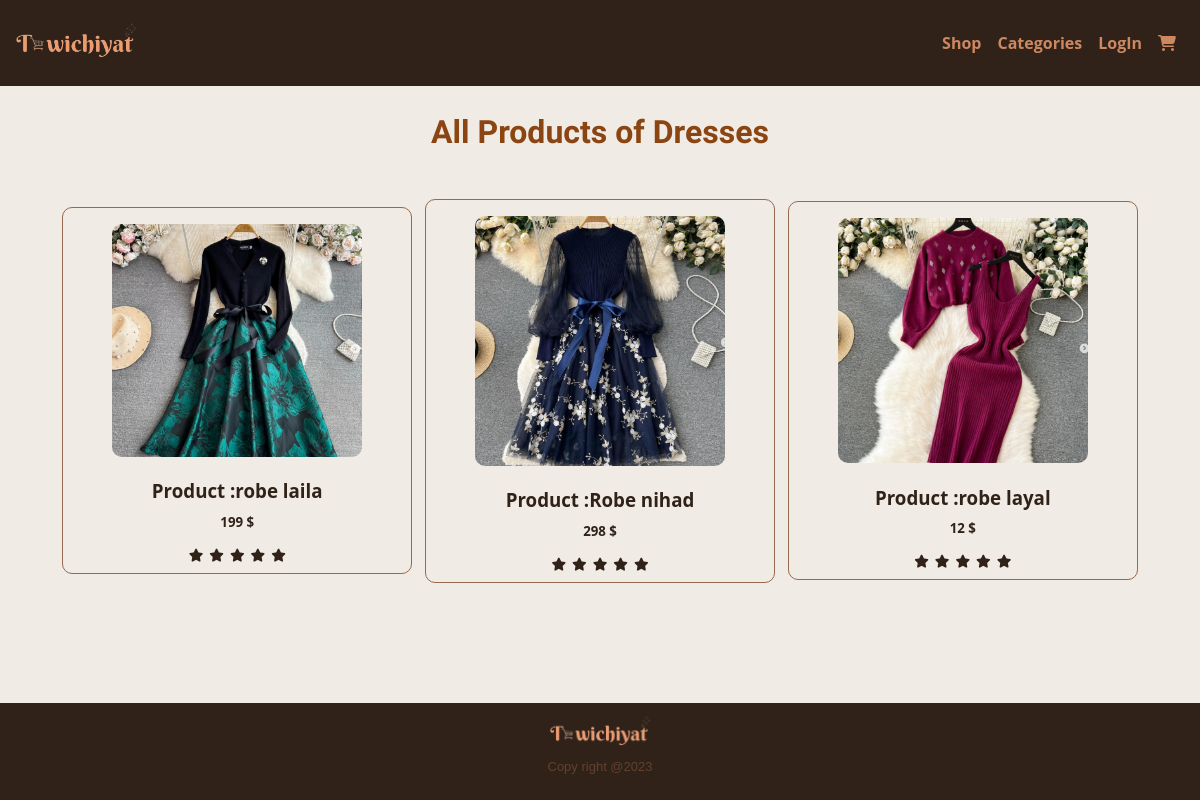
The app's page /Store/product_category/1/ with its own data.
### Store/models.py (models this page shows)
class Collection(models.Model):
    name = models.CharField(max_length=25)
    image_col= models.ImageField(default='default.png',blank=True)
    slugC =  models.SlugField(max_length=50,default=None)
    def __str__(self):
        return self.name

### vendor_dashboard/models.py (models this page shows, shortened)
class Product(models.Model):
    name = models.CharField(max_length=25,default='Anonymous Product')
    type_p = models.CharField(max_length=25)
    price = models.IntegerField()
    size = models.CharField(max_length=4)
    color = models.CharField(max_length=25)
    description = models.TextField(max_length=400)
    image = models.ImageField(default='default.png', blank=True)
    date = models.DateTimeField(default=datetime.datetime.now, editable=False)
    quantity = models.IntegerField(default=1)
    author = models.ForeignKey(User , null=True, on_delete=models.CASCADE)
    status = models.CharField(max_length=14 , default="Available")
    def __str__(self):
        return self.name

### Store/views.py (the view)
# urls.py: path('product_category/<int:category_id>/',views.product_category,name='product_category'),
def product_category(request, category_id):
    category = get_object_or_404(Collection, id=category_id)
    print(category)
    products = Product.objects.filter(type_p=category)
    print(products)
    return render(request, 'Store/productByCategory.html', {'products': products, 'category': category})

### Store/context_processors.py (called while the page is built)
def collectionslist(request):
    return {'collectionslist':Collection.objects.filter()}

### userP/context_processors.py (called while the page is built)
def profiles(request):
    return {'profiles':Profile.objects.all()}

### Store/templates/Store/productByCategory.html (shortened to what this page needs)
{% extends 'base_layout.html' %}
{%load static %}
{% block content %}
		<h2 class="shop-titles">All Products of  {{ category }}</h2>
		<section class="new-products-list margin">
			{% for product in products %}
				<a class="product override"  onclick="showProductModal('{{ product.name }}', '{{ product.price }}', '{{ product.image.url }}','{{ product.quantity }}','{{ product.description }}','{{ product.size }}',{{ product.id }})">
						<img src="{{ product.image.url }}"  alt="product image ">
						<h3>Product :{{ product.name}}</h3>
						<h5>{{ product.price}} $</h5>
						<ul class="list-review">
							<li><i class="fa fa-star checkes"></i></li>
							<li><i class="fa fa-star checkes"></i></li>
							<li><i class="fa fa-star checkes"></i></li>
							<li><i class="fa fa-star "></i></li>
							<li><i class="fa fa-star "></i></li>
						</ul>
                </a>
			{% endfor %}
		</section>
{% endblock  %}

### assets/styles.css (style rules this page uses)
html,body { margin: 0; padding: 0; width: 100%; height: 100%; background-color: #f0ebe4; font-family: 'Open Sans', sans-serif; }
*,*::after,*::before { box-sizing: border-box; user-select: none; }
body { position: relative; overflow: auto; display: flex; flex-direction: column; -ms-overflow-style: none; scrollbar-width: none; }
.fa { font-size: 13px; transition: 0.4s; margin: 3px; }
.categories-container-list ,.new-products-list { display: flex; flex-direction: column; width: 100%; justify-content: center; align-items: center; margin-top: 2em; gap: 0.8em; padding: 1em; }
.categories-container-list .categorie , .new-products-list .product { display: flex; flex-direction: column; border-radius: 10px; background-color: #EBE0CD; width: 100%; max-width: 280px; }
.new-products-list .product > * { margin: 0.3em auto ; }
.categories-container-list .categorie img , .new-products-list .product img { width: 90%; margin: 1em auto; max-width:250px ; max-height: 250px; height: auto; border-radius: 10px; }
.categories-container-list .categorie a, .new-products-list a.product { text-decoration: none; color: #302219; }
@media only screen and (min-width: 500px) { .categories-container-list , .new-products-list { display: flex; flex-direction: row; flex-wrap: wrap; } }
@media only screen and (min-width: 500px) { .categories-container-list .categorie , .new-products-list .product { width: 100%; max-width: 350px; } }
.new-products-list .product { display: flex; cursor: pointer; }
.new-products-list .product ul.list-review { display: flex; flex-direction: row; list-style: none; margin:0.5em auto; width: 100%; padding-left: 0; justify-content: center; }
.shop-titles { text-align: center; color:#8B4513 ; font-weight: bold; font-family: 'Berkshire Swash', serif; font-size: 2em; margin-bottom: 0em; }
.categories-container-list,.margin { padding-bottom: 10em; }
.override { background-color: transparent !important; border: 1px solid #966951; }

### records on screen
Collection: name "Dresses"
Product: image (picture), name "robe laila", price "199"
Product: image (picture), name "Robe nihad", price "298"
Product: image (picture), name "robe layal", price "12"
